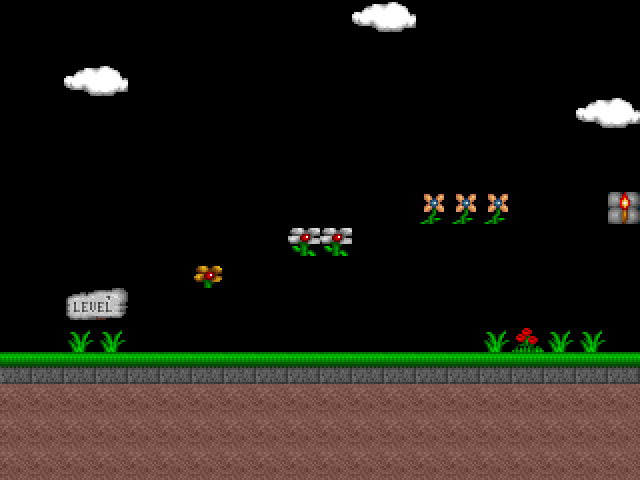

Below is a game level as drawn by its tile map, then a one-line description and the .tmx that defines it (tile-layer data replaced by summaries):
An orthogonal 20x15 tile map with 32x32 px tiles, 2 tile layers (块层 1, collidable) and 6 objects (spawnPoint, block, stage3, stage2, stage1).

<map version="1.0" orientation="orthogonal" renderorder="right-down" width="20" height="15" tilewidth="32" tileheight="32">
 <tileset firstgid="1" name="fixed-ortho-test2" tilewidth="32" tileheight="32" spacing="2" margin="2">
  <image source="fixed-ortho-test2.png" width="640" height="400" />
  <terraintypes>
   <terrain name="新地形" tile="-1" />
  </terraintypes>
  <tile id="19">
   <properties>
    <property name="Collidable" value="true" />
   </properties>
  </tile>
  <tile id="37">
   <properties>
    <property name="Collidable" value="true" />
   </properties>
  </tile>
  <tile id="93" terrain=",,,0" />
  <tile id="94" terrain=",0,," />
  <tile id="109" terrain=",,,0" />
  <tile id="110" terrain="0,0,0,0" />
  <tile id="111" terrain="0,,0,0" />
  <tile id="127" terrain=",0,," />
  <tile id="128" terrain="0,,,0" />
  <tile id="129" terrain="0,0,0," />
 </tileset>
 <layer name="块层 1" width="20" height="15">
  <data>[300 cells, 104 non-empty, 13 distinct tile ids]</data>
 </layer>
 <layer name="collidable" width="20" height="15" opacity="0">
  <data>[300 cells, 83 non-empty, 1 distinct tile ids]</data>
 </layer>
 <objectgroup color="#9ea0a4" name="objects">
  <properties>
   <property name="obj_cnt" value="4" />
   <property name="title" value="Select stage..." />
  </properties>
  <object name="spawnPoint" x="31.667" y="302" width="31" height="28" />
  <object name="obj1" type="block" x="0" y="354" width="641" height="128" />
  <object name="obj3" type="stage3" x="412" y="203" width="98" height="32" />
  <object name="obj2" type="stage2" x="289" y="227" width="61" height="33.6667" />
  <object x="686" y="453" />
  <object name="obj4" type="stage1" x="192" y="258" width="32" height="32" />
 </objectgroup>
</map>
